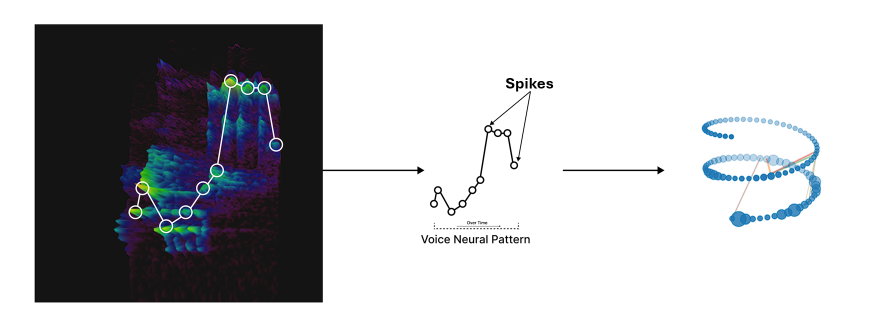
#> input picture ear.png, 1766 x 657 px (shown at 1/2 size)
$ python -i vision_babyai.py   (imports and definitions only)   (older library calls are emulated)
#> lines starting #> are read from the running program, lines starting #| are printed output that depends on the picture
# -*- coding: utf-8 -*-
"""
vision_babyai.py
Biologically-inspired Vision Core for BabyAI

Pipeline:
  Retina DoG (ON/OFF) → LGN divisive norm → V1 Gabor energy bank
  → Optional IT invariance (small rot/scale pooling) → fixed-length feature

Also includes VisionBrain:
  - Per-label EMA prototypes
  - Novelty-based auto-dopamine (RPE-like)
  - Time-based exponential decay (forgetting) for prototypes
  - JSON persistence

Dependencies:
  - numpy
  - opencv-python  (pip install opencv-python)

Author: ChatGPT (for Kumail)
"""

from __future__ import annotations
import os, json, time, math
from dataclasses import dataclass
from typing import Dict, Optional, Tuple, Any, List

import numpy as np

try:
    import cv2
except Exception as e:
    raise ImportError(
        "OpenCV is required for vision_babyai.py. Install with: pip install opencv-python\n"
        f"Original error: {e}"
    )

# ---------------------------
# Parameters
# ---------------------------

@dataclass
class RetinaParams:
    sigma_on: float = 1.2
    sigma_off: float = 2.4

@dataclass
class V1Params:
    num_orient: int = 8            # orientations
    kernel_sizes: Tuple[int, ...] = (7, 11, 15)  # odd sizes → spatial frequencies

@dataclass
class ITParams:
    use_it: bool = True
    rotations_deg: Tuple[float, ...] = (-15.0, -7.0, 0.0, 7.0, 15.0)
    scales: Tuple[float, ...] = (0.9, 1.0, 1.1)
    pool: str = "max"  # {"max", "mean"}

# ---------------------------
# Utils
# ---------------------------

_DEF_FEAT_DIM = 512  # final vector size

def _l2(x: np.ndarray, eps: float = 1e-8) -> np.ndarray:
    n = float(np.linalg.norm(x) + eps)
    return (x / n).astype(np.float32)

def _cos(a: np.ndarray, b: np.ndarray, eps: float = 1e-8) -> float:
    return float(np.dot(_l2(a, eps), _l2(b, eps)))

def _to_gray01(img_bgr: np.ndarray) -> np.ndarray:
    """Convert BGR/RGB/Gray ndarray to grayscale float32 in [0,1]."""
    if img_bgr.ndim == 2:
        gray = img_bgr.astype(np.float32)
    else:
        gray = cv2.cvtColor(img_bgr, cv2.COLOR_BGR2GRAY).astype(np.float32)
    rng = gray.max() - gray.min()
    if rng < 1e-8:
        return np.zeros_like(gray, dtype=np.float32)
    return (gray - gray.min()) / rng

def _retina_dog(gray01: np.ndarray, s_on: float, s_off: float) -> Tuple[np.ndarray, np.ndarray]:
    """Difference of Gaussians → ON & OFF channels."""
    on  = cv2.GaussianBlur(gray01, (0, 0), s_on)
    off = cv2.GaussianBlur(gray01, (0, 0), s_off)
    on_ch  = np.clip(on - off, 0, 1).astype(np.float32)
    off_ch = np.clip(off - on, 0, 1).astype(np.float32)
    return on_ch, off_ch

def _lgn_divisive_norm(ch: np.ndarray, eps: float = 1e-3) -> np.ndarray:
    mu = float(ch.mean())
    sd = float(ch.std()) + eps
    return ((ch - mu) / sd).astype(np.float32)

def _v1_gabor_energy(base: np.ndarray, num_orient: int, kernel_sizes: Tuple[int, ...]) -> np.ndarray:
    """
    Apply a bank of Gabor filters (OpenCV kernels) and return energy maps stacked (C,H,W).
    """
    H, W = base.shape
    thetas = np.linspace(0.0, np.pi, num_orient, endpoint=False)
    maps: List[np.ndarray] = []
    for ksz in kernel_sizes:
        lam = max(4.0, 0.6 * ksz)
        sigma = 0.5 * ksz
        gamma = 0.5
        for th in thetas:
            kern = cv2.getGaborKernel((ksz, ksz), sigma, th, lam, gamma, psi=0, ktype=cv2.CV_32F)
            resp = cv2.filter2D(base, cv2.CV_32F, kern)
            maps.append(np.abs(resp).astype(np.float32))
    stack = np.stack(maps, axis=0) if maps else np.zeros((1, H, W), dtype=np.float32)
    return stack

def _spatial_pool_to_dim(x: np.ndarray, out_dim: int = _DEF_FEAT_DIM) -> np.ndarray:
    """
    Global-average pool spatial dims → channel vector, then resize/pad to fixed dim.
    """
    if x.ndim == 3:
        c, h, w = x.shape
        v = x.reshape(c, -1).mean(axis=1).astype(np.float32)
    else:
        v = x.reshape(1, -1).mean(axis=1).astype(np.float32)

    if v.size > out_dim:
        stride = v.size // out_dim
        v = v[:stride * out_dim].reshape(out_dim, stride).mean(axis=1)
    elif v.size < out_dim:
        pad = np.zeros((out_dim,), dtype=np.float32)
        pad[:v.size] = v
        v = pad
    return _l2(v)

# ---------------------------
# Public feature function
# ---------------------------

def v1_feature_from_bgr(
    img_bgr: np.ndarray,
    ret_params: RetinaParams = RetinaParams(),
    v1_params:  V1Params  = V1Params(),
    it_params:  Optional[ITParams] = None,
    out_dim: int = _DEF_FEAT_DIM,
) -> np.ndarray:
    """
    Full pipeline → fixed-length feature vector (float32).
    If it_params.use_it, do small rot/scale pooling (IT-like invariance).
    """
    gray = _to_gray01(img_bgr)

    def one_pass(g: np.ndarray) -> np.ndarray:
        on, off = _retina_dog(g, ret_params.sigma_on, ret_params.sigma_off)
        on = _lgn_divisive_norm(on); off = _lgn_divisive_norm(off)
        base = 0.5 * (on + off)
        v1 = _v1_gabor_energy(base, v1_params.num_orient, v1_params.kernel_sizes)
        return _spatial_pool_to_dim(v1, out_dim)

    if not it_params or not it_params.use_it:
        return one_pass(gray)

    # IT-like pooling
    feats: List[np.ndarray] = []
    H, W = gray.shape
    for a in it_params.rotations_deg:
        M = cv2.getRotationMatrix2D((W / 2.0, H / 2.0), float(a), 1.0)
        g_rot = cv2.warpAffine(gray, M, (W, H), flags=cv2.INTER_LINEAR, borderMode=cv2.BORDER_REFLECT_101)
        for s in it_params.scales:
            g_s = cv2.resize(g_rot, None, fx=float(s), fy=float(s), interpolation=cv2.INTER_LINEAR)
            g_s = cv2.resize(g_s, (W, H), interpolation=cv2.INTER_AREA)
            feats.append(one_pass(g_s))

    F = np.stack(feats, axis=0) if feats else one_pass(gray)[None, :]
    pooled = F.max(axis=0) if (it_params.pool == "max") else F.mean(axis=0)
    return _l2(pooled)

# ---------------------------
# VisionBrain (learning + persistence)
# ---------------------------

class VisionBrain:
    """
    Stores per-label prototypes; supports novelty → auto-dopamine; time decay; JSON persistence.
    brain.json schema:
      {
        "labels": {
          "label": {
             "proto": [floats...],
             "count": int,
             "updated_at": float
          },
          ...
        },
        "last_decay_ts": float
      }
    """

    # [97 lines left out: functions __init__, _load, _save, _apply_time_decay, _auto_dopamine, record_image, not called in this run]

>>> import cv2
>>> picture = cv2.imread('../ear.png')
#> picture is the input picture: shape (657, 1766, 3); mean B, G, R 192.8, 190, 189.2
>>> result = v1_feature_from_bgr(picture)
#> in _to_gray01, `gray = cv2.cvtColor(img_bgr, cv2.COLOR_BGR2GRAY).astype(np.float32)`:
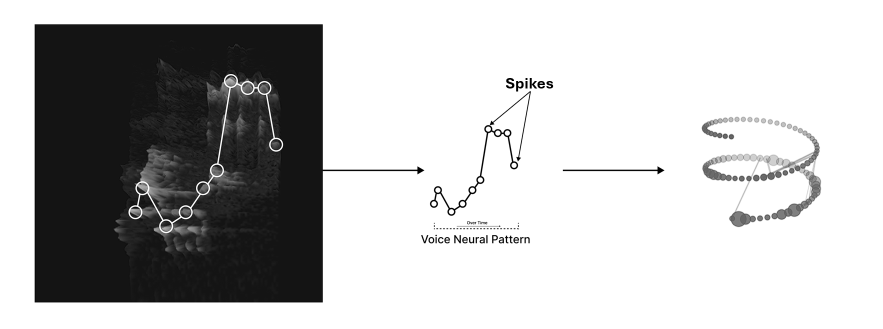
#> gray: shape (657, 1766) float32 (shown at 1/2 size); min 0, max 255, mean 190.1
#> in _to_gray01, `rng = gray.max() - gray.min()`: rng = 255
#> in _retina_dog, `off = cv2.GaussianBlur(gray01, (0, 0), s_off)`:
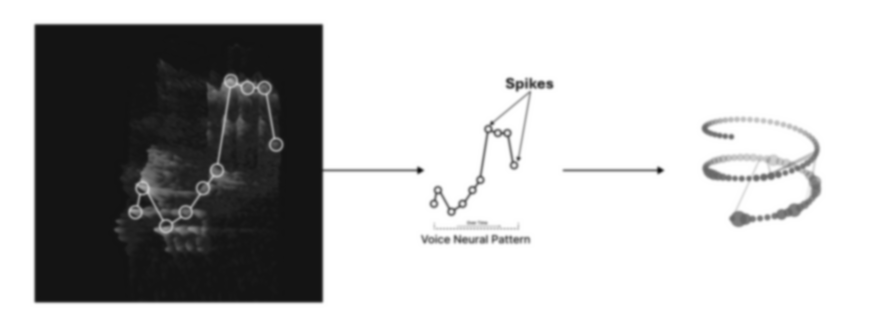
#> off: shape (657, 1766) float32 (shown at 1/2 size); min 0.0689, max 1, mean 0.745
#> in _retina_dog, `on_ch  = np.clip(on - off, 0, 1).astype(np.float32)`:
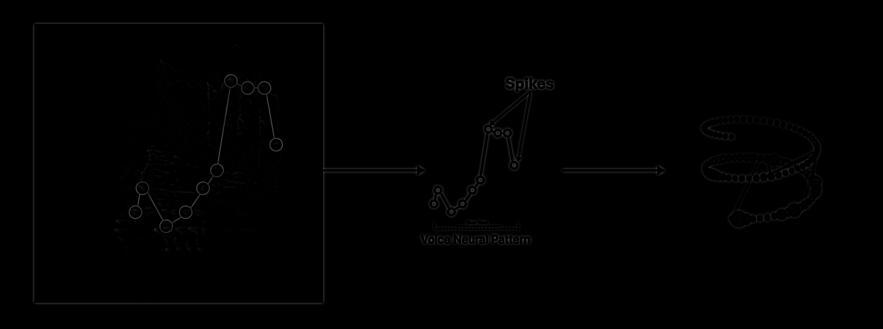
#> on_ch: shape (657, 1766) float32 (shown at 1/2 size); min 0, max 0.354, mean 0.00335
#> in _lgn_divisive_norm, `mu = float(ch.mean())`: mu = 0.00335
#> in _lgn_divisive_norm, `sd = float(ch.std()) + eps`: sd = 0.0191
#> in _lgn_divisive_norm, `return ((ch - mu) / sd).astype(np.float32)`:
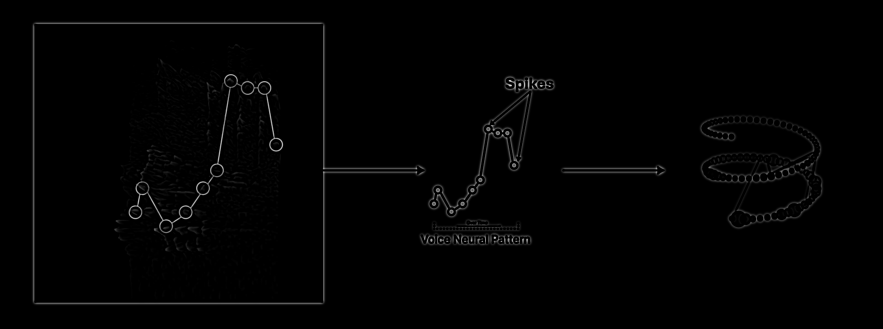
#> returned value: shape (657, 1766) float32 (shown at 1/2 size); min -0.176, max 18.36, mean -3.84e-08; drawn with min black and max white
#> call 2 of _lgn_divisive_norm, with eps = 0.001
#> in _lgn_divisive_norm (call 2), `sd = float(ch.std()) + eps`: sd = 0.0212
#> in _lgn_divisive_norm (call 2), `return ((ch - mu) / sd).astype(np.float32)`:
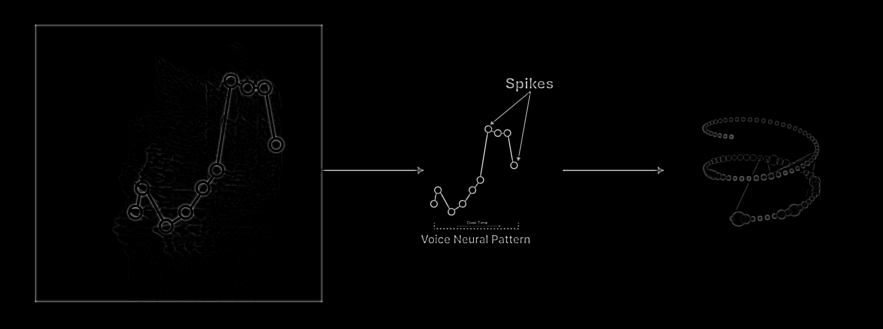
#> returned value: shape (657, 1766) float32 (shown at 1/2 size); min -0.158, max 18.82, mean 1.56e-08; drawn with min black and max white
#> in one_pass, `base = 0.5 * (on + off)`:
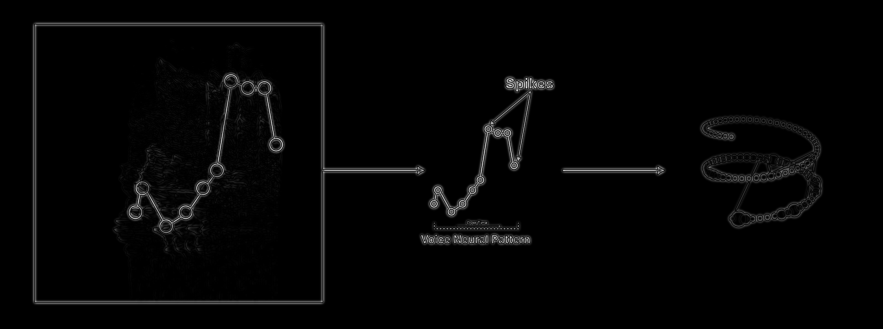
#> base: shape (657, 1766) float32 (shown at 1/2 size); min -0.167, max 9.32, mean 7.26e-09; drawn with min black and max white
#> after the loop in _v1_gabor_energy, `for ksz in kernel_sizes:`: maps = 24 items
#> in _spatial_pool_to_dim, `v = x.reshape(c, -1).mean(axis=1).astype(np.float32)`: v = 24 values, max 7.13 at index 20, min 0.514 at index 6, mean 2.7
#> in _spatial_pool_to_dim, `pad = np.zeros((out_dim,), dtype=np.float32)`: pad = 512 values from 0 to 0
#> in _spatial_pool_to_dim, `v = pad`: v = 512 values, max 7.13 at index 20, min 0 at index 24, mean 0.126
#> in _l2, `n = float(np.linalg.norm(x) + eps)`: n = 16.06
#> result = 512 values, max 0.444 at index 20, min 0 at index 24, mean 0.00787

$ run again, on eye.png
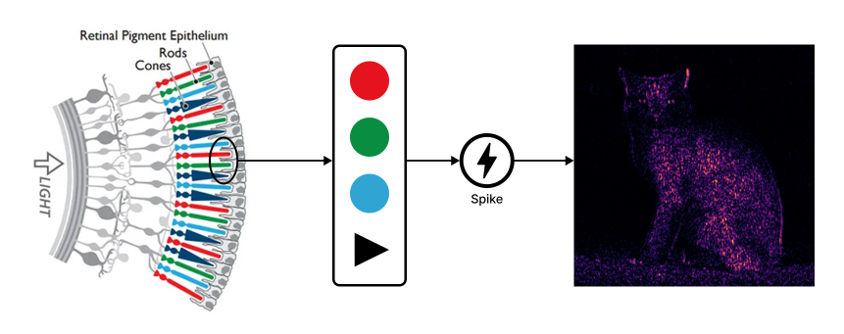
#> input picture eye.png, 844 x 334 px
#> picture is the input picture: shape (334, 844, 3); mean B, G, R 195, 190.1, 191.5
#> rng = 255
#> in _retina_dog, `off_ch = np.clip(off - on, 0, 1).astype(np.float32)`:
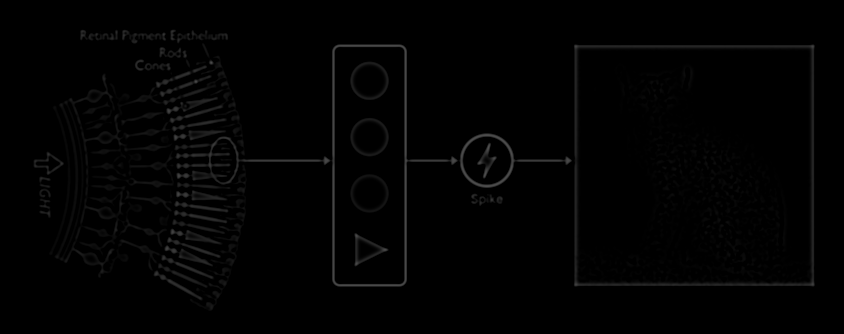
#> off_ch: shape (334, 844) float32; min 0, max 0.316, mean 0.00909
#> mu = 0.00909
#> sd = 0.0267
#> in one_pass, `base = 0.5 * (on + off)`:
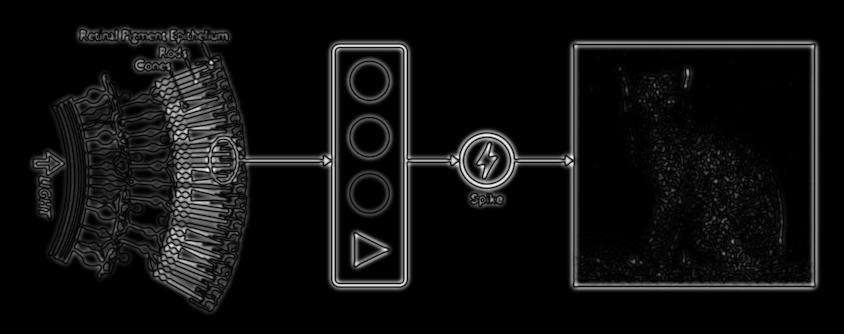
#> base: shape (334, 844) float32; min -0.307, max 4.48, mean -7.71e-08; drawn with min black and max white
#> after the loop in _v1_gabor_energy, `for ksz in kernel_sizes:`: maps = 24 items
#> in _spatial_pool_to_dim, `v = x.reshape(c, -1).mean(axis=1).astype(np.float32)`: v = 24 values, max 9.75 at index 16, min 0.807 at index 6, mean 3.89
#> pad = 512 values from 0 to 0
#> in _spatial_pool_to_dim, `v = pad`: v = 512 values, max 9.75 at index 16, min 0 at index 24, mean 0.182
#> n = 22.68
#> result = 512 values, max 0.43 at index 16, min 0 at index 24, mean 0.00803

$ run again, on neural_firing.png
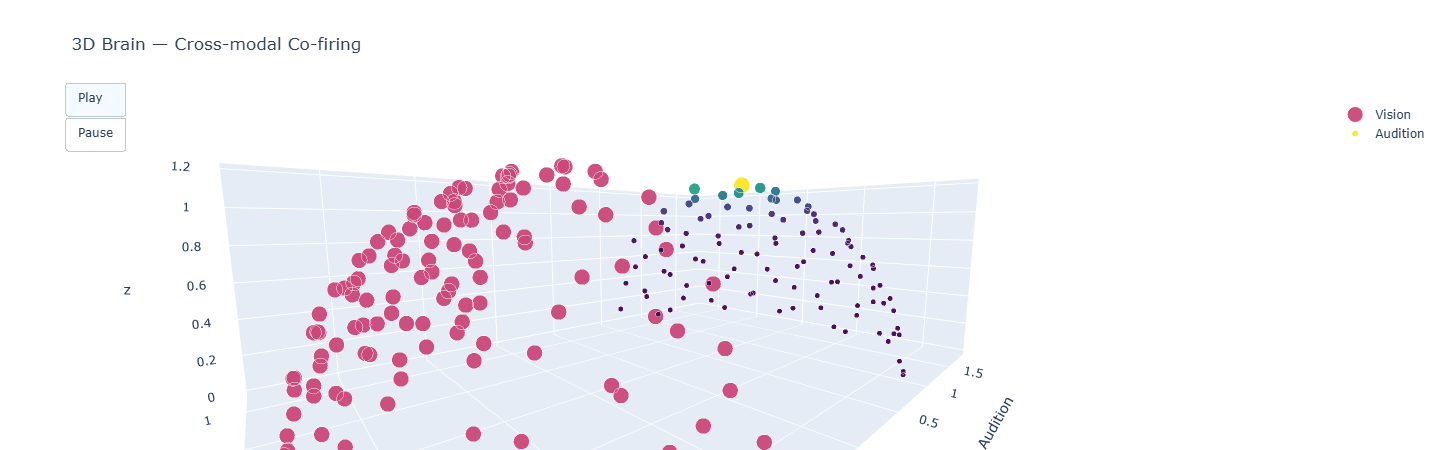
#> input picture neural_firing.png, 1431 x 450 px
#> picture is the input picture: shape (450, 1431, 3); mean B, G, R 248.1, 243.9, 245.7
#> rng = 224
#> in _retina_dog, `off_ch = np.clip(off - on, 0, 1).astype(np.float32)`:
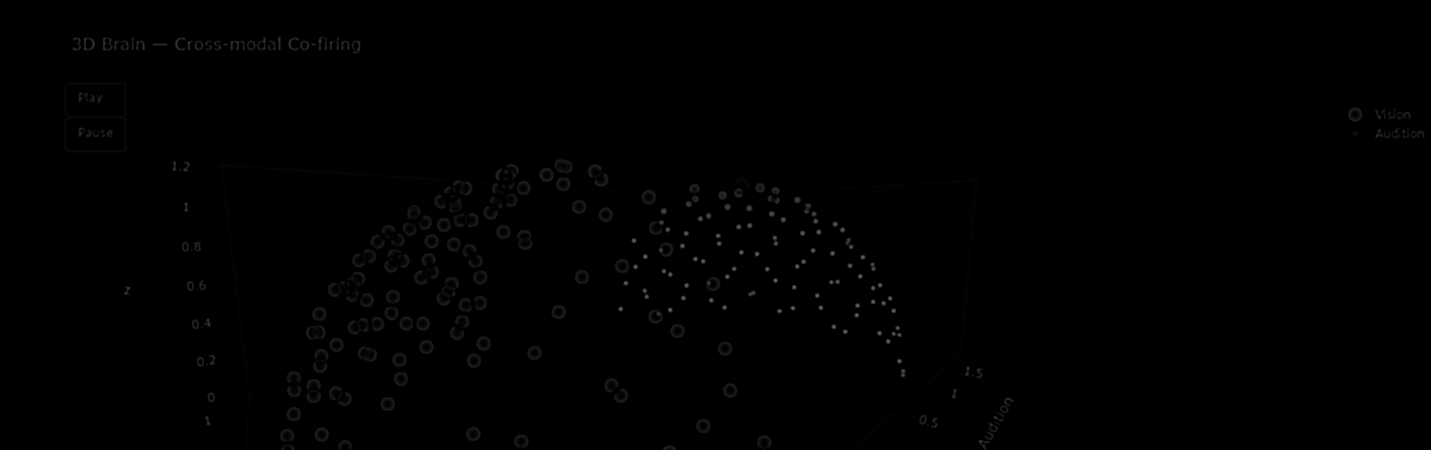
#> off_ch: shape (450, 1431) float32; min 0, max 0.402, mean 0.00309
#> mu = 0.00309
#> sd = 0.0128
#> in one_pass, `base = 0.5 * (on + off)`:
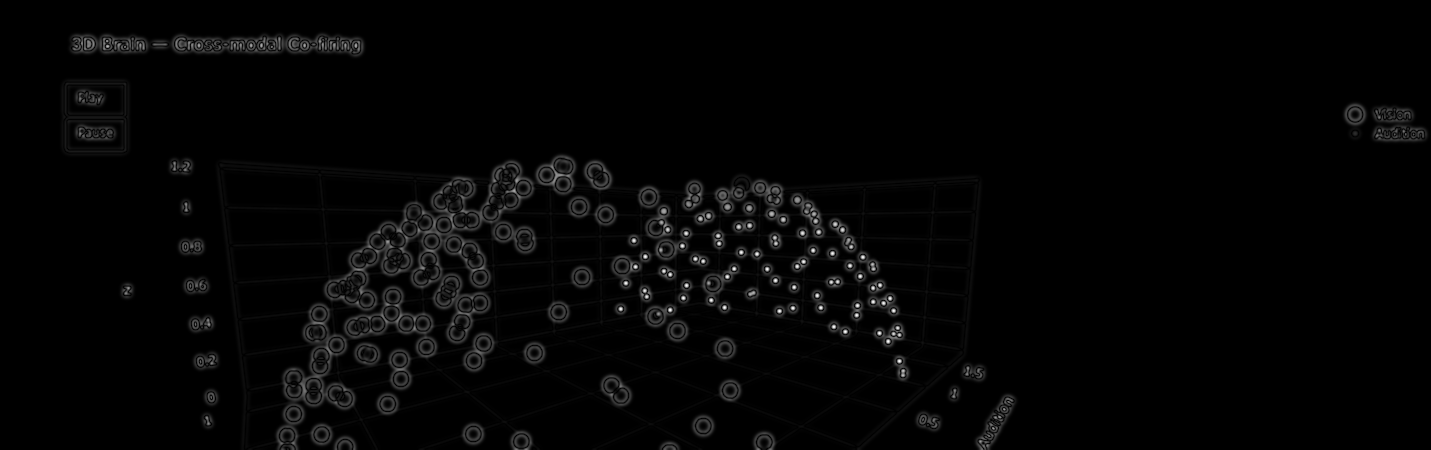
#> base: shape (450, 1431) float32; min -0.202, max 10.35, mean 1.74e-08; drawn with min black and max white
#> after the loop in _v1_gabor_energy, `for ksz in kernel_sizes:`: maps = 24 items
#> in _spatial_pool_to_dim, `v = x.reshape(c, -1).mean(axis=1).astype(np.float32)`: v = 24 values, max 7.83 at index 20, min 0.715 at index 6, mean 3.22
#> pad = 512 values from 0 to 0
#> in _spatial_pool_to_dim, `v = pad`: v = 512 values, max 7.83 at index 20, min 0 at index 24, mean 0.151
#> n = 18.65
#> result = 512 values, max 0.42 at index 20, min 0 at index 24, mean 0.00809
